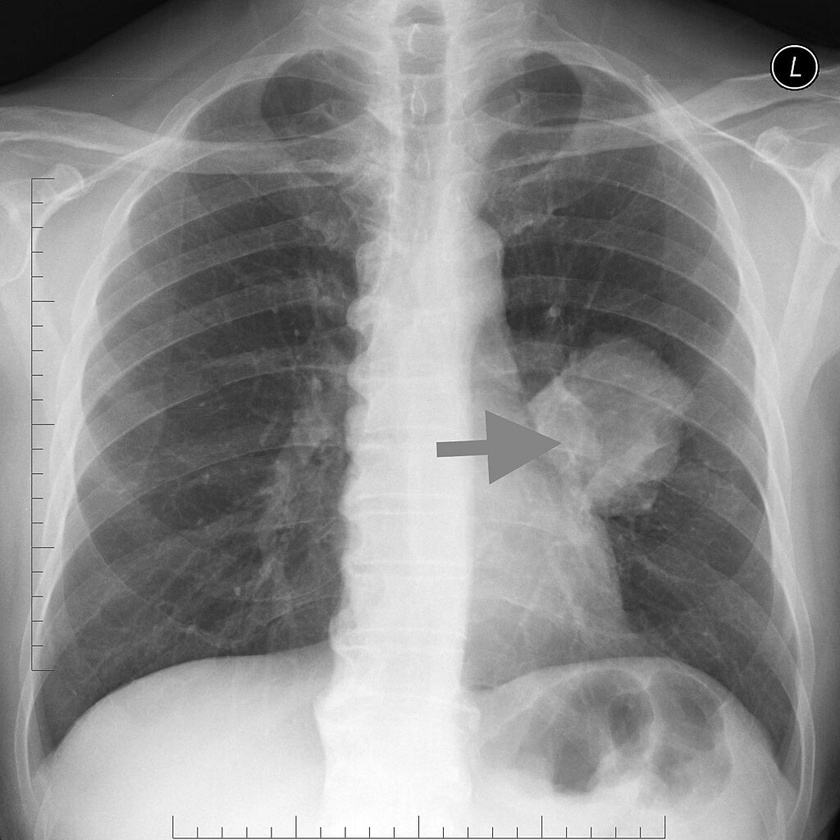
#> input picture coding/gambar.jpg, 840 x 840 px, shrunk from 1024 x 1024 before the run, found by its file name
$ jupyter execute 'Coding (3).ipynb'   (older library calls are emulated)
#> lines starting #> are read from the running program, lines starting #| are printed output that depends on the picture
[cell 1]
import cv2
import numpy as np
import matplotlib.pyplot as plt

from google.colab import drive
drive.mount('/content/drive')

img = cv2.imread('/content/drive/MyDrive/coding/gambar.jpg', cv2.IMREAD_GRAYSCALE)
#> img is the input picture: shape (840, 840); min 0, max 255, mean 141.7

equ = cv2.equalizeHist(img)
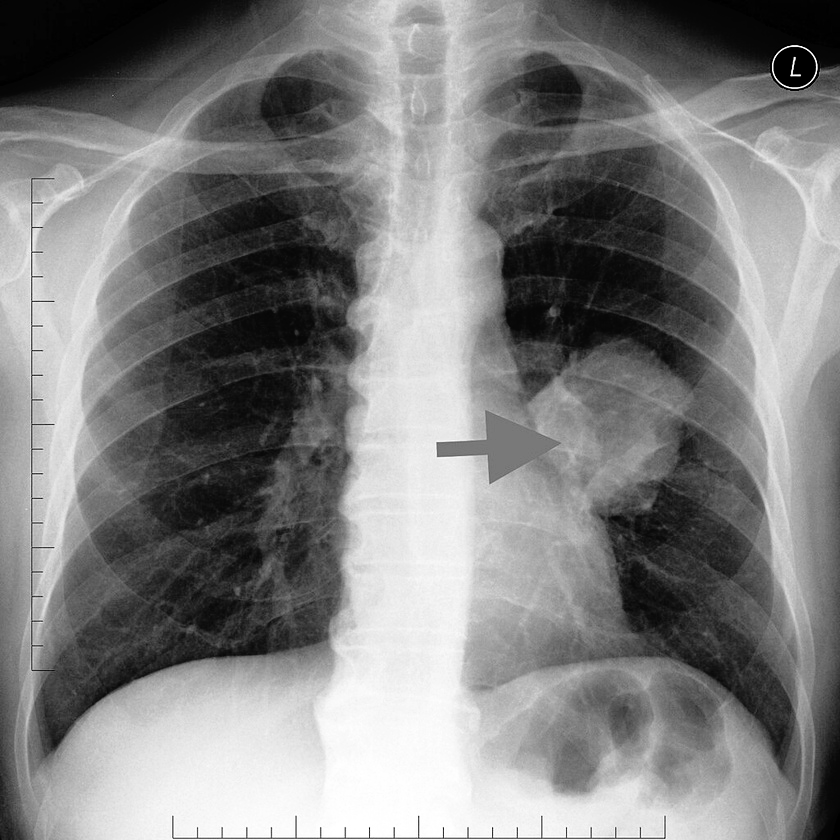
#> equ: shape (840, 840); min 0, max 255, mean 128

blur = cv2.GaussianBlur(equ, (5, 5), 0)

amount = 1.0
blurred = cv2.GaussianBlur(img, (5, 5), 0)
sharpened = float(amount + 1) * img - float(amount) * blurred
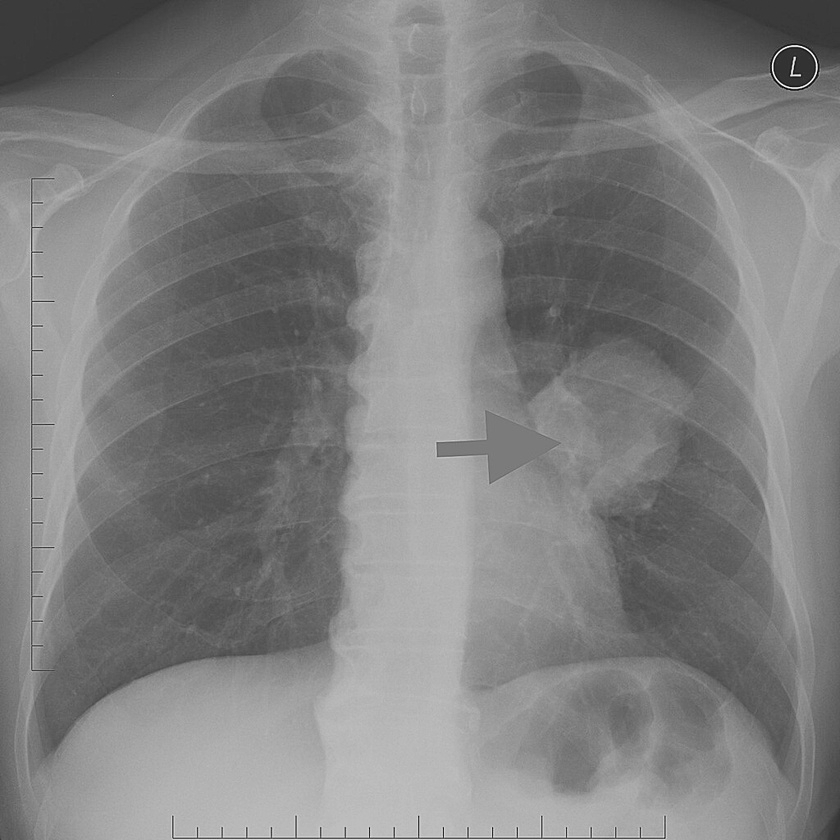
#> sharpened: shape (840, 840) float64; min -92, max 373, mean 141.7; drawn with min black and max white
sharpened = np.uint8(np.clip(sharpened, 0, 255))

sobel_x = cv2.Sobel(blur, cv2.CV_64F, 1, 0, ksize=5)
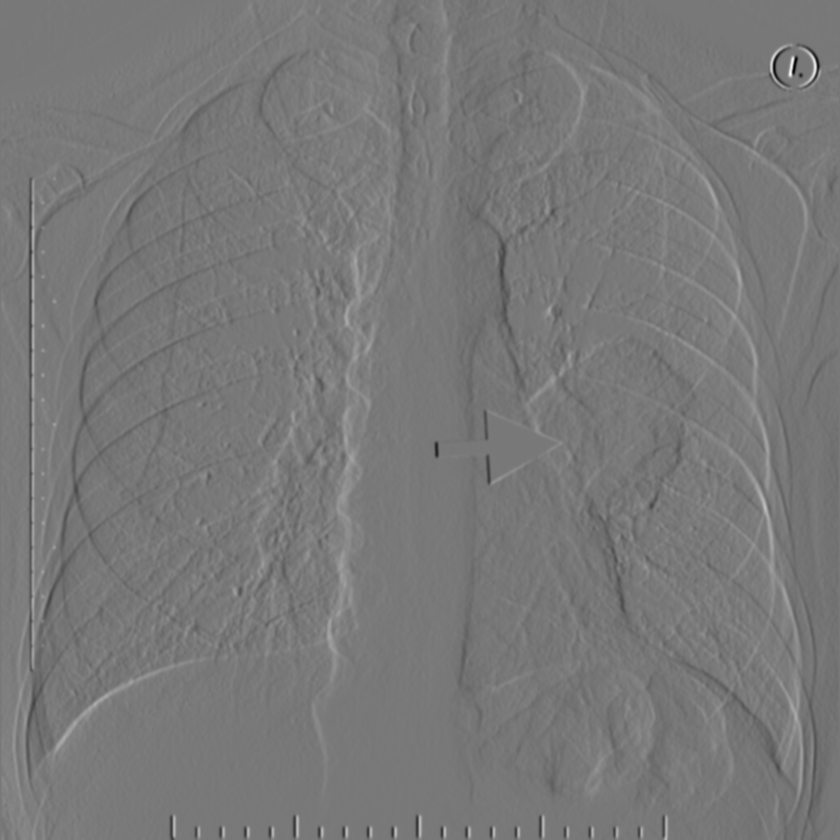
#> sobel_x: shape (840, 840) float64; min -6202, max 6873, mean -3; drawn with min black and max white
sobel_y = cv2.Sobel(blur, cv2.CV_64F, 0, 1, ksize=5)
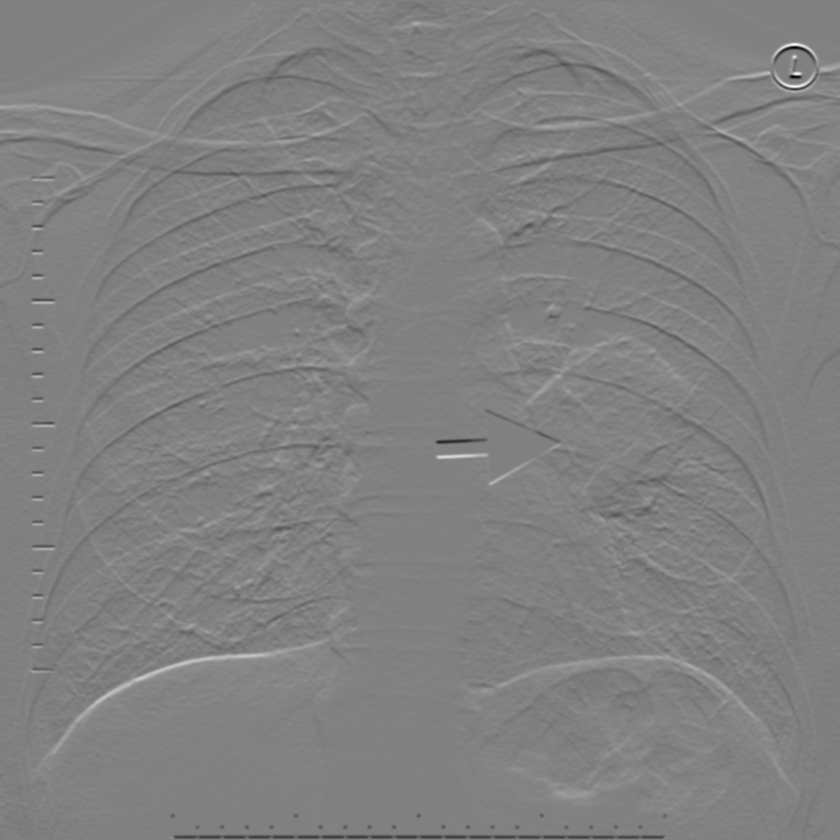
#> sobel_y: shape (840, 840) float64; min -6590, max 6447, mean 16.2; drawn with min black and max white
sobel_magnitude = np.sqrt(sobel_x**2 + sobel_y**2)
sobel_magnitude = np.uint8(np.clip(sobel_magnitude, 0, 255))
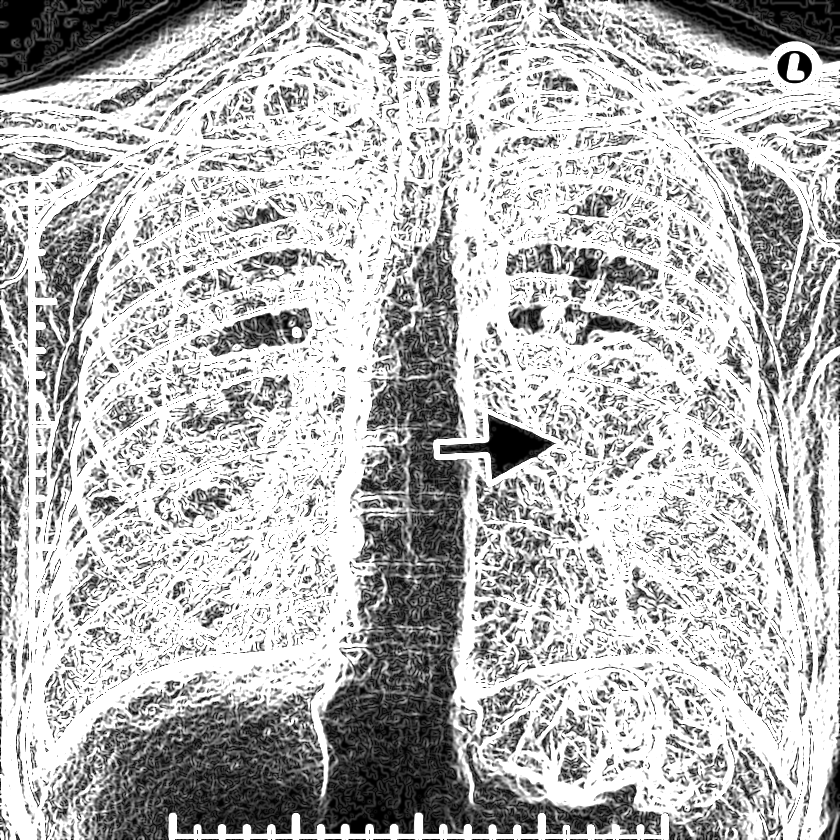
#> sobel_magnitude: shape (840, 840); min 0, max 255, mean 184

canny_edges = cv2.Canny(blur, threshold1=20, threshold2=100)
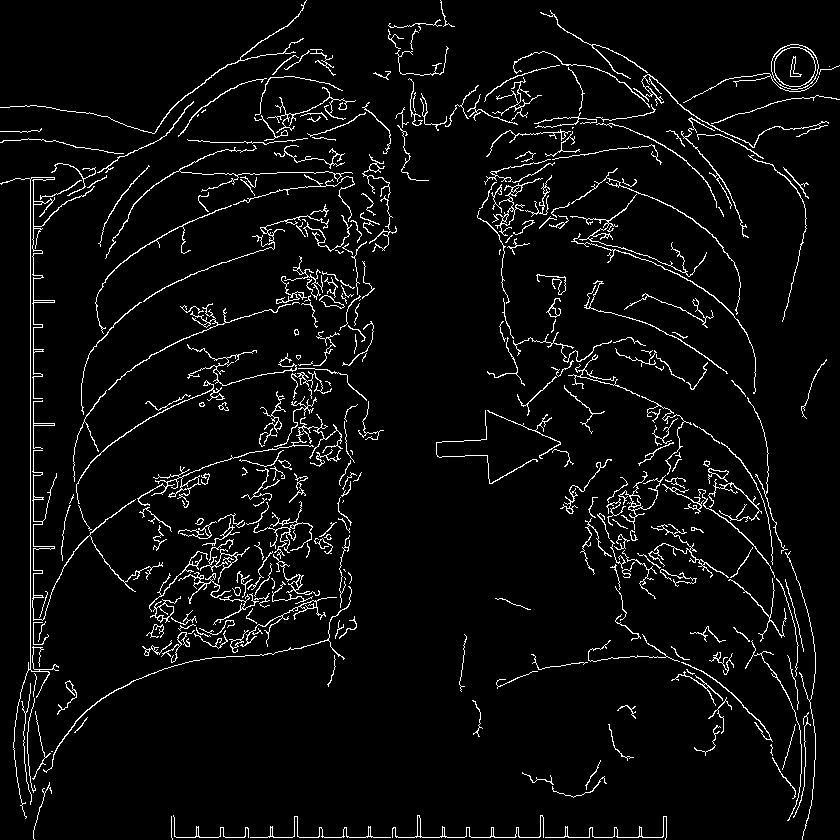
#> canny_edges: shape (840, 840); 4.8% white in thin lines or dots

plt.figure(figsize=(12, 8))

plt.subplot(3, 3, 1)
plt.imshow(img, cmap='gray')
plt.title('Citra Asli')

plt.subplot(3, 3, 2)
plt.imshow(equ, cmap='gray')
plt.title('Histogram Equalization')

plt.subplot(3, 3, 3)
plt.imshow(blur, cmap='gray')
plt.title('Gaussian Filtering')

plt.subplot(3, 3, 4)
plt.imshow(sharpened, cmap='gray')
plt.title('Unsharp Masking')

plt.subplot(3, 3, 5)
plt.imshow(sobel_magnitude, cmap='gray')
plt.title('Deteksi Tepi Sobel')

plt.subplot(3, 3, 6)
plt.imshow(canny_edges, cmap='gray')
plt.title('Deteksi Tepi Canny')

plt.tight_layout()
plt.show()

$ run again, with coding/hasil.png saved as coding/gambar.jpg
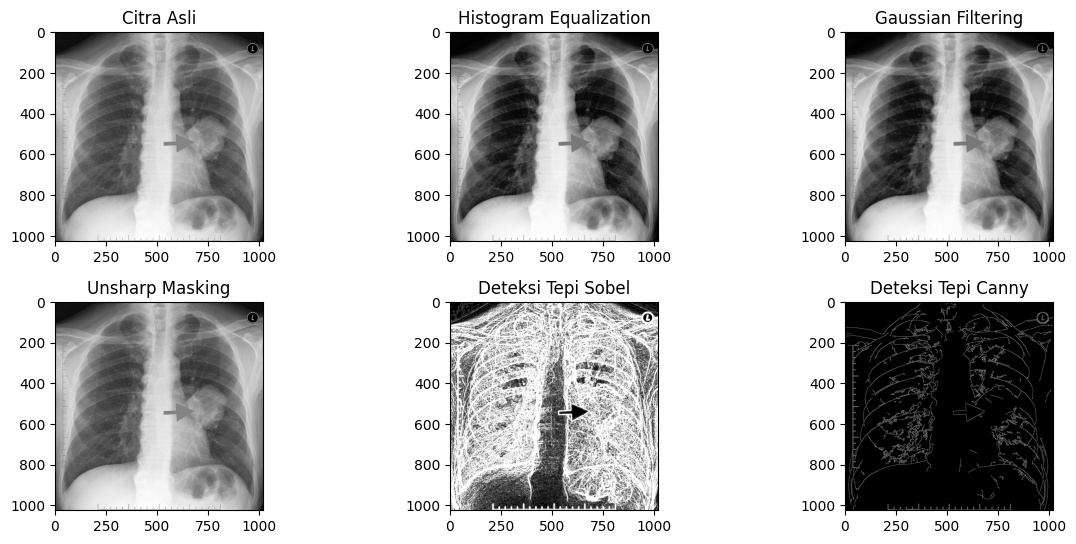
#> input picture coding/hasil.png, 1076 x 544 px, found by its file name
#> img is the input picture: shape (544, 1076); min 0, max 255, mean 190
#> `sobel_magnitude = np.uint8(np.clip(sobel_magnitude, 0, 255))`:
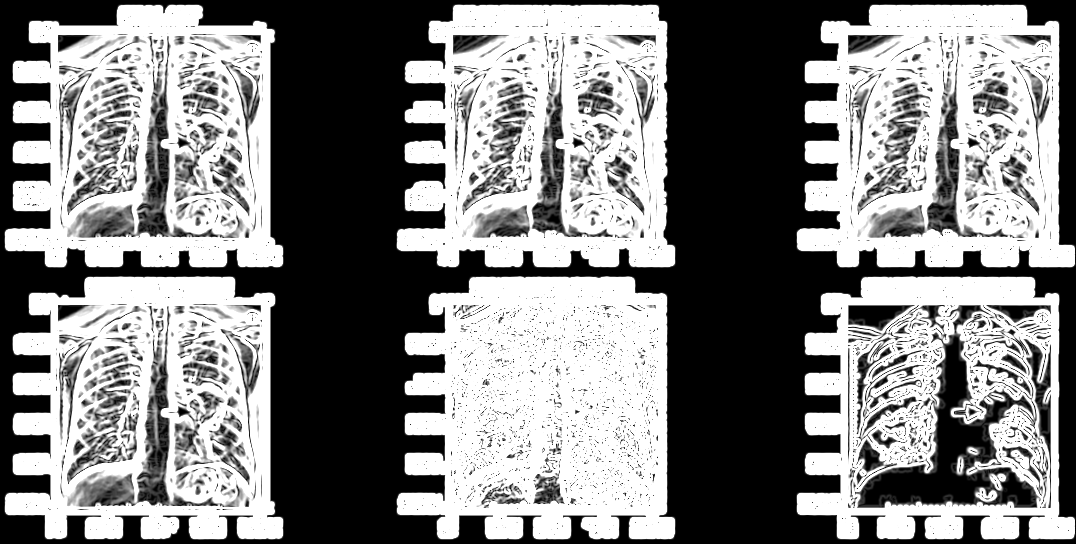
#> sobel_magnitude: shape (544, 1076); min 0, max 255, mean 130.8
#> `canny_edges = cv2.Canny(blur, threshold1=20, threshold2=100)`:
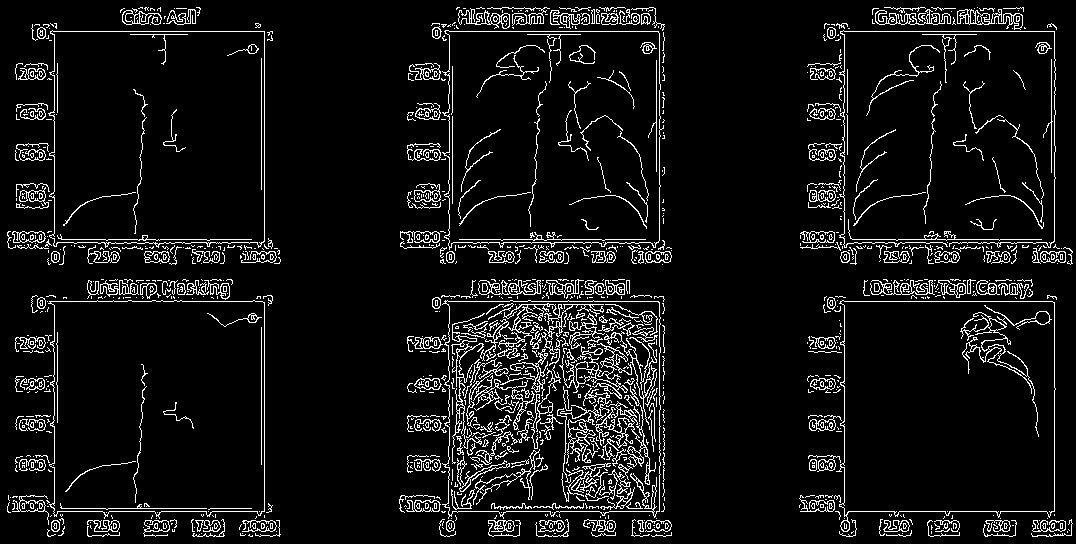
#> canny_edges: shape (544, 1076); 7.3% white in thin lines or dots
